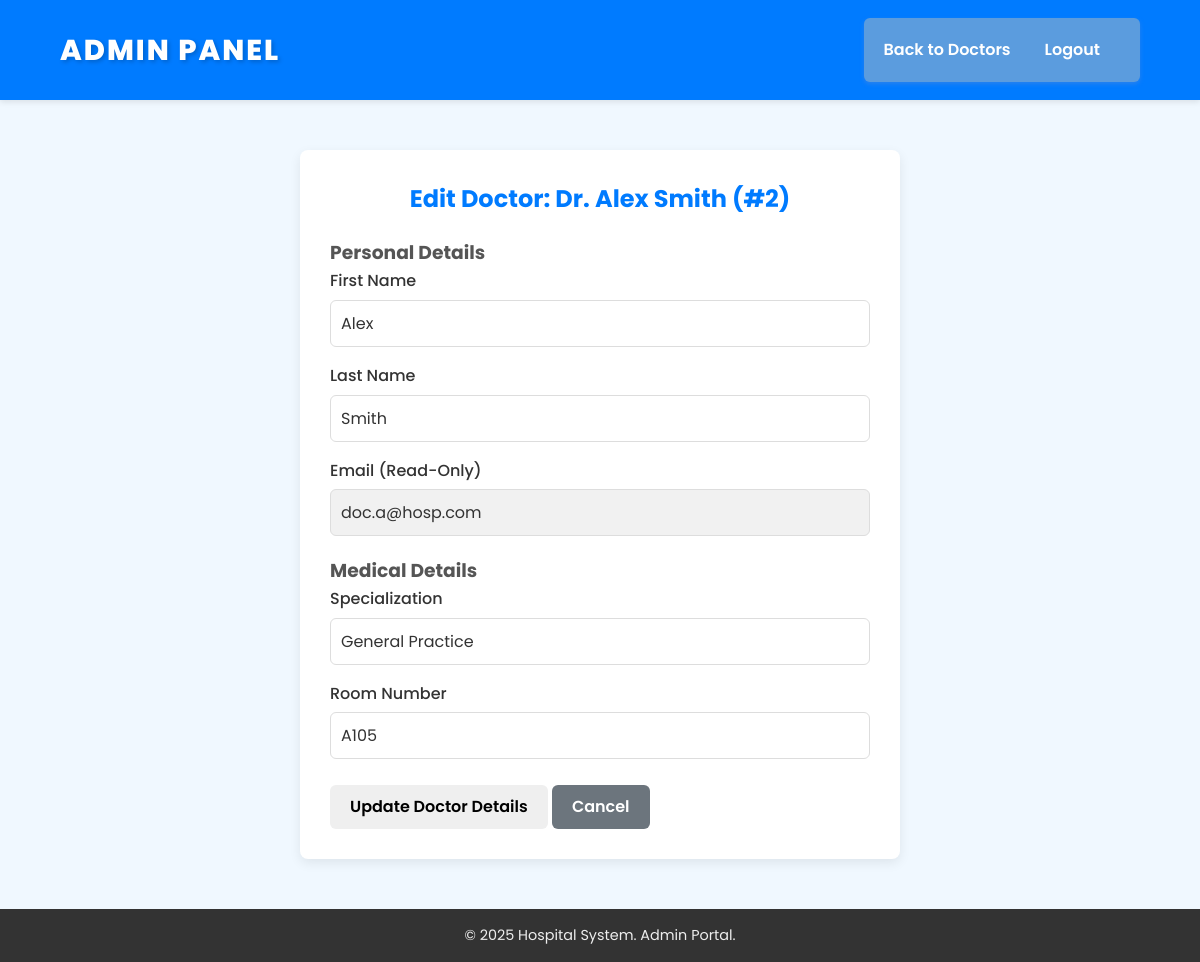
Page /edit_doctor.php?id=2 (signed in) on the committed database.
### tables this page shows
CREATE TABLE IF NOT EXISTS `doctor` (
  `doctor_id` INT NOT NULL AUTO_INCREMENT,
  `user_id` INT NOT NULL UNIQUE,
  `specialization` VARCHAR(100) NOT NULL,
  `room_no` VARCHAR(10) NOT NULL,
  PRIMARY KEY (`doctor_id`),
  FOREIGN KEY (`user_id`) REFERENCES `user`(`user_id`) ON DELETE CASCADE ON UPDATE CASCADE
);

CREATE TABLE IF NOT EXISTS `user` (
  `user_id` INT NOT NULL AUTO_INCREMENT,
  `email` VARCHAR(100) NOT NULL UNIQUE,
  `user_Name` VARCHAR(50) DEFAULT NULL,
  `f_name` VARCHAR(50) DEFAULT NULL,
  `l_name` VARCHAR(50) DEFAULT NULL,
  `password` CHAR(64) NOT NULL,
  `phone` VARCHAR(20) DEFAULT NULL,
  `user_type` ENUM('doctor', 'admin', 'patient') NOT NULL,
  `Phone_Number` VARCHAR(20) DEFAULT NULL,
  `gender` ENUM('Male', 'Female') DEFAULT NULL,
  `dob` DATE DEFAULT NULL,
  PRIMARY KEY (`user_id`)
);

### edit_doctor.php (the view, shortened to what this page needs)
<?php
require 'config/db.php';
$doctor_id = (int)$_GET['id'];
$sql_fetch = "SELECT d.doctor_id, d.user_id, d.specialization, d.room_no, u.f_name, u.l_name, u.email, u.phone
              FROM doctor d
              JOIN `user` u ON d.user_id = u.user_id
              WHERE d.doctor_id = ?";
$stmt_fetch = mysqli_prepare($conn, $sql_fetch);
mysqli_stmt_bind_param($stmt_fetch, 'i', $doctor_id);
mysqli_stmt_execute($stmt_fetch);
$res_fetch = mysqli_stmt_get_result($stmt_fetch);
$doctor_data = mysqli_fetch_assoc($res_fetch);
$f_name_val = htmlspecialchars($_POST['f_name'] ?? $doctor_data['f_name']);
$l_name_val = htmlspecialchars($_POST['l_name'] ?? $doctor_data['l_name']);
$specialization_val = htmlspecialchars($_POST['specialization'] ?? $doctor_data['specialization']);
$room_no_val = htmlspecialchars($_POST['room_no'] ?? $doctor_data['room_no']);
?>
<!doctype html>
<html>
<head>
    <link rel="stylesheet" href="assets/css/style.css">
</head>
<body>
    <header class="header">
        <div class="brand">Admin Panel</div>
        <nav class="nav">
            <a href="dashboard/admin.php?tab=doctors">Back to Doctors</a>
            <a href="logout.php" class="btn">Logout</a>
        </nav>
    </header>
    <div class="container">
        <div class="edit-form-container">
            <h2>Edit Doctor: Dr. <?=htmlspecialchars($doctor_data['f_name'] . ' ' . $doctor_data['l_name'])?> (#<?=htmlspecialchars($doctor_id)?>)</h2>
            <form method="post">
                <h3>Personal Details</h3>
                <div class="form-group">
                    <label for="f_name">First Name</label>
                    <input type="text" id="f_name" name="f_name" value="<?=$f_name_val?>" required>
                </div>
                <div class="form-group">
                    <label for="l_name">Last Name</label>
                    <input type="text" id="l_name" name="l_name" value="<?=$l_name_val?>" required>
                </div>
                <div class="form-group">
                    <label for="email">Email (Read-Only)</label>
                    <input type="text" id="email" value="<?=htmlspecialchars($doctor_data['email'])?>" disabled>
                </div>
                <h3>Medical Details</h3>
                <div class="form-group">
                    <label for="specialization">Specialization</label>
                    <input type="text" id="specialization" name="specialization" value="<?=$specialization_val?>" required>
                </div>
                <div class="form-group">
                    <label for="room_no">Room Number</label>
                    <input type="text" id="room_no" name="room_no" value="<?=$room_no_val?>" required>
                </div>
                <button class="btn" type="submit">Update Doctor Details</button>
                <a href="admin/admin.php?tab=doctors" class="btn btn-secondary">Cancel</a>
            </form>
        </div>
    </div>
    <footer class="footer">
        &copy; <?= date('Y') ?> Hospital System. Admin Portal.
    </footer>
</body>
</html>

### assets/css/style.css (style rules this page uses)
* { margin: 0; padding: 0; box-sizing: border-box; font-family: "Poppins", sans-serif; }
:root { --bg-color: #f0f8ff; --text-color: #333; --header-bg: #007BFF; --header-text: #fff; --nav-bg: #5b9cde; --card-bg: #fff; --section-bg: rgba(255, 255, 255, 0.5); --border-color: #007BFF; --footer-bg: #333; --footer-text: #eee; --btn-primary: #007BFF; --btn-secondary: #07830b; --btn-danger: #dc3545; --alert-success-bg: #d4edda; --alert-success-text: #155724; --alert-success-border: #c3e6cb; --alert-error-bg: #f8d7da; --alert-error-text: #721c24; --alert-error-border: #f5c6cb; --alert-warning-bg: #fff3cd; --alert-warning-text: #856404; --alert-warning-border: #ffeaa7; --alert-info-bg: #d1ecf1; --alert-info-text: #0c5460; --alert-info-border: #bee5eb; --badge-pending-bg: #ffc107; --badge-pending-text: #000; --badge-approved-bg: #28a745; --badge-approved-text: #fff; --badge-disapproved-bg: #dc3545; --badge-disapproved-text: #fff; --badge-done-bg: #17a2b8; --badge-done-text: #fff; --badge-cancel-bg: #6c757d; --badge-cancel-text: #fff; --payment-unpaid-bg: #ffc107; --payment-unpaid-text: #000; --payment-pending-bg: #ffc107; --payment-pending-text: #000; --payment-paid-bg: #007bff; --payment-paid-text: #fff; --payment-rejected-bg: #dc3545; --payment-rejected-text: #fff; --payment-review-bg: #ffb74d; --payment-review-text: #000; --table-hover-bg: #f5f5f5; --table-border: #ddd; --contact-form-bg: #fff; --about-text-bg: #fff; --input-bg: #fff; }
body { background: var(--bg-color); color: var(--text-color); line-height: 1.6; font-size: 16px; transition: background 0.3s ease, color 0.3s ease; }
.header { display: flex; justify-content: space-between; align-items: center; background: var(--header-bg); padding: 18px 60px; position: sticky; top: 0; z-index: 10; box-shadow: 0 2px 6px rgba(0, 0, 0, 0.1); }
.brand { color: var(--header-text); font-size: 1.8rem; font-weight: 800; text-transform: uppercase; letter-spacing: 2px; transition: opacity 0.3s ease; font-family: "Poppins", sans-serif; text-shadow: 2px 2px 4px rgba(0, 0, 0, 0.2); }
.nav { display: flex; align-items: center; gap: 14px; background: var(--nav-bg); padding: 10px 20px; border-radius: 6px; box-shadow: 0 2px 4px rgba(45, 131, 236, 0.901); }
.nav a { color: var(--header-text); text-decoration: none; font-weight: 600; font-size: 1rem; transition: opacity 0.3s ease; font-family: "Poppins", sans-serif; }
.container { max-width: 1200px; margin: 0 auto; padding: 20px; }
.btn { display: inline-block; padding: 10px 20px; text-decoration: none; border-radius: 6px; font-weight: 600; transition: all 0.3s ease; cursor: pointer; border: none; text-align: center; line-height: 1.5; font-size: 1rem; }
.btn-secondary { background: var(--btn-secondary); color: var(--header-text); }
.form-group { margin-bottom: 16px; text-align: left; }
label { display: block; margin-bottom: 6px; font-weight: 500; color: var(--text-color); }
input, textarea, select { width: 100%; padding: 10px; border: 1px solid var(--table-border); border-radius: 6px; background: var(--input-bg); color: var(--text-color); font-size: 1rem; transition: border-color 0.3s ease, box-shadow 0.3s ease; }
.footer { text-align: center; padding: 15px; background: var(--footer-bg); color: var(--footer-text); font-size: 0.9rem; margin-top: auto; }
html { scroll-behavior: smooth; }
.edit-form-container { max-width: 600px; margin: 30px auto; padding: 30px; background: var(--card-bg); border-radius: 8px; box-shadow: 0 4px 12px rgba(0, 0, 0, 0.08); }
.edit-form-container h2 { color: #007BFF; text-align: center; margin-bottom: 20px; }
.edit-form-container h3 { margin-top: 20px; color: #555; }
.edit-form-container input[disabled] { background: #f1f1f1; }
.edit-form-container .btn-secondary { background: #6c757d; margin-top: 10px; text-align: center; }

### rows in the picture
doctor: user.l_name "Alex Smith", f_name "Alex", l_name "Smith", user.email "doc.a@hosp.com", specialization "General Practice", room_no "A105"

### other values in the picture
$doctor_id "2"
